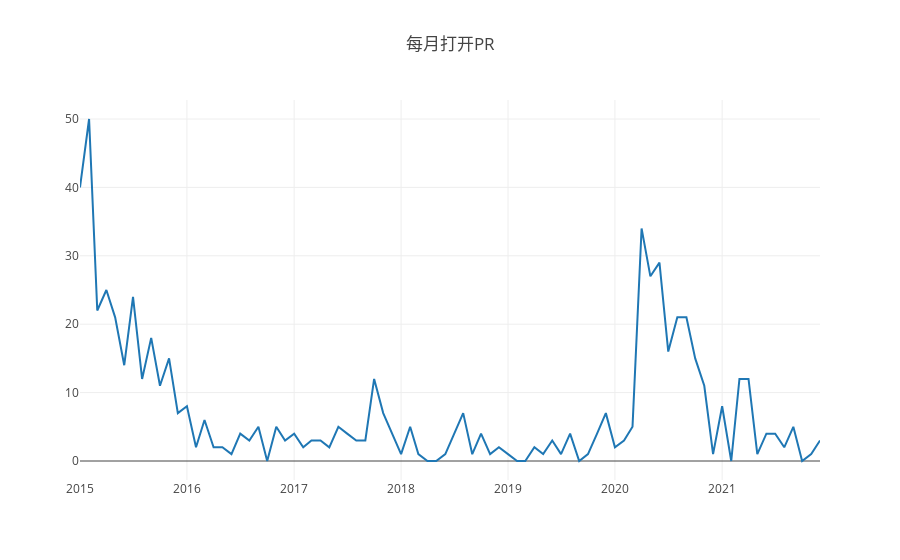

Notebook code cell kept with this figure:
### Code cell
openDigger.render.plotly([{
        x: all.map(d => d.time),
        y: all.map(d => d.count),
        name: '打开PR',mode: 'scatter'
    }], {title: `每月打开PR`, xasix: { type: 'category' } })
console.table(all)
